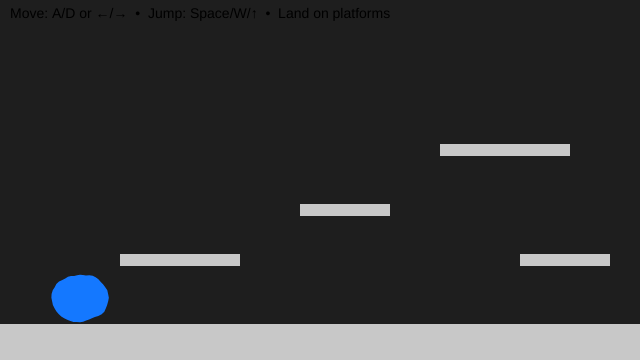
Frame 1 (no input)
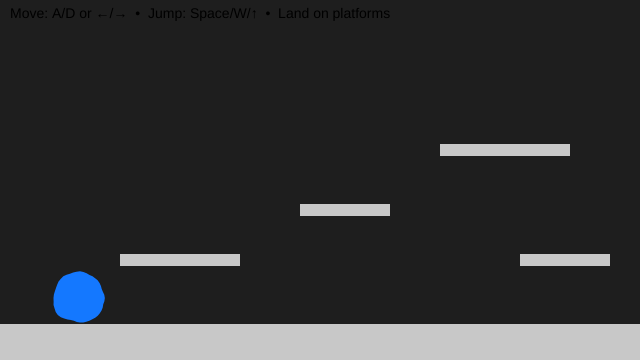
Frame 60 (no input)
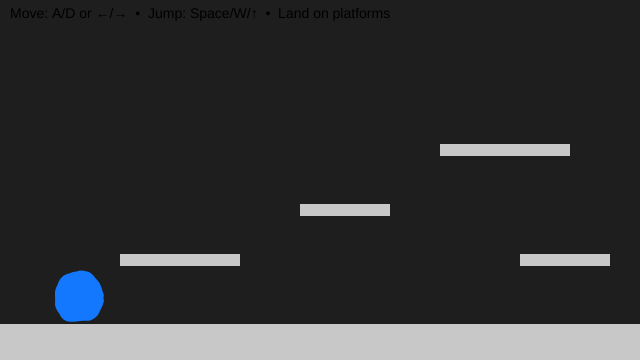
Frame 120 (the mouse pressed at the canvas centre since frame 60)

The p5.js sketch that drew these frames (run headless with seeded random() and noise() and a simulated clock; from frame 60 on, the mouse is pressed at the canvas centre):

// p5.js sketch
// ── sketch.js
// Y-position of the floor (ground level)
let floorY3;

// Player character (soft, animated blob)
let blob3 = {
  // Position (centre of the blob)
  x: 80,
  y: 0,

  // Visual properties
  r: 26, // Base radius
  points: 48, // Number of points used to draw the blob
  wobble: 7, // Edge deformation amount
  wobbleFreq: 0.9,

  // Time values for breathing animation
  t: 0,
  tSpeed: 0.01,

  // Physics: velocity
  vx: 0, // Horizontal velocity
  vy: 0, // Vertical velocity

  // Movement tuning
  accel: 0.55, // Horizontal acceleration
  maxRun: 4.0, // Maximum horizontal speed
  gravity: 0.65, // Downward force
  jumpV: -11.0, // Initial jump impulse

  // State
  onGround: false, // True when standing on a platform

  // Friction
  frictionAir: 0.995, // Light friction in air
  frictionGround: 0.88, // Stronger friction on ground
};

// List of solid platforms the blob can stand on
// Each platform is an axis-aligned rectangle (AABB)
let platforms = [];

function setup() {
  createCanvas(640, 360);

  // Define the floor height
  floorY3 = height - 36;

  noStroke();
  textFont("sans-serif");
  textSize(14);

  // Create platforms (floor + steps)
  platforms = [
    { x: 0, y: floorY3, w: width, h: height - floorY3 }, // floor
    { x: 120, y: floorY3 - 70, w: 120, h: 12 }, // low step
    { x: 300, y: floorY3 - 120, w: 90, h: 12 }, // mid step
    { x: 440, y: floorY3 - 180, w: 130, h: 12 }, // high step
    { x: 520, y: floorY3 - 70, w: 90, h: 12 }, // return ramp
  ];

  // Start the blob resting on the floor
  blob3.y = floorY3 - blob3.r - 1;
}

function fireBackground() {
  noStroke();

  fill(255, 200, 0);
  for (let i = 0; i < 25; i++) {
    triangle(
      triangle(width),
      random(height),
      triangle(width),
      random(height),
      triangle(width),
      random(height),
    );
  }
}

function draw() {
  background(30);
  fireBackground();

  // --- Draw all platforms ---
  fill(200);
  for (const p of platforms) {
    rect(p.x, p.y, p.w, p.h);
  }

  // --- Input: left/right movement ---
  let move = 0;
  if (keyIsDown(65) || keyIsDown(LEFT_ARROW)) move -= 1; // A or ←
  if (keyIsDown(68) || keyIsDown(RIGHT_ARROW)) move += 1; // D or →
  blob3.vx += blob3.accel * move;

  // --- Apply friction and clamp speed ---
  blob3.vx *= blob3.onGround ? blob3.frictionGround : blob3.frictionAir;
  blob3.vx = constrain(blob3.vx, -blob3.maxRun, blob3.maxRun);

  // --- Apply gravity ---
  blob3.vy += blob3.gravity;

  // --- Collision representation ---
  // We collide using a rectangle (AABB),
  // even though the blob is drawn as a circle
  let box = {
    x: blob3.x - blob3.r,
    y: blob3.y - blob3.r,
    w: blob3.r * 2,
    h: blob3.r * 2,
  };

  // --- STEP 1: Move horizontally, then resolve X collisions ---
  box.x += blob3.vx;
  for (const s of platforms) {
    if (overlap(box, s)) {
      if (blob3.vx > 0) {
        // Moving right → hit the left side of a platform
        box.x = s.x - box.w;
      } else if (blob3.vx < 0) {
        // Moving left → hit the right side of a platform
        box.x = s.x + s.w;
      }
      blob3.vx = 0;
    }
  }

  // --- STEP 2: Move vertically, then resolve Y collisions ---
  box.y += blob3.vy;
  blob3.onGround = false;

  for (const s of platforms) {
    if (overlap(box, s)) {
      if (blob3.vy > 0) {
        // Falling → land on top of a platform
        box.y = s.y - box.h;
        blob3.vy = 0;
        blob3.onGround = true;
      } else if (blob3.vy < 0) {
        // Rising → hit the underside of a platform
        box.y = s.y + s.h;
        blob3.vy = 0;
      }
    }
  }

  // --- Convert collision box back to blob centre ---
  blob3.x = box.x + box.w / 2;
  blob3.y = box.y + box.h / 2;

  // Keep blob inside the canvas horizontally
  blob3.x = constrain(blob3.x, blob3.r, width - blob3.r);

  // --- Draw the animated blob ---
  blob3.t += blob3.tSpeed;
  drawBlobCircle(blob3);

  // --- HUD ---
  fill(0);
  text("Move: A/D or ←/→  •  Jump: Space/W/↑  •  Land on platforms", 10, 18);
}

// Axis-Aligned Bounding Box (AABB) overlap test
// Returns true if rectangles a and b intersect
function overlap(a, b) {
  return (
    a.x < b.x + b.w && a.x + a.w > b.x && a.y < b.y + b.h && a.y + a.h > b.y
  );
}

// Draws the blob using Perlin noise for a soft, breathing effect
function drawBlobCircle(b) {
  fill(20, 120, 255);
  beginShape();

  for (let i = 0; i < b.points; i++) {
    const a = (i / b.points) * TAU;

    // Noise-based radius offset
    const n = noise(
      cos(a) * b.wobbleFreq + 100,
      sin(a) * b.wobbleFreq + 100,
      b.t,
    );

    const r = b.r + map(n, 0, 1, -b.wobble, b.wobble);

    vertex(b.x + cos(a) * r, b.y + sin(a) * r);
  }

  endShape(CLOSE);
}

// Jump input (only allowed when grounded)
function keyPressed() {
  if (
    (key === " " || key === "W" || key === "w" || keyCode === UP_ARROW) &&
    blob3.onGround
  ) {
    blob3.vy = blob3.jumpV;
    blob3.onGround = false;
  }
}

/* In-class tweaks for experimentation:
   • Add a new platform:
     platforms.push({ x: 220, y: floorY3 - 150, w: 80, h: 12 });

   • “Ice” feel → frictionGround = 0.95
   • “Sand” feel → frictionGround = 0.80
*/
